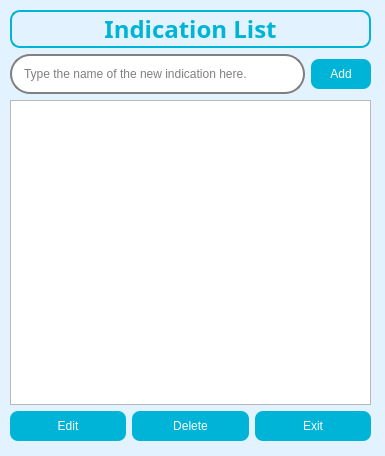
<?xml version="1.0" encoding="UTF-8"?>
<ui version="4.0">
 <class>DlgIndications</class>
 <widget class="QDialog" name="DlgIndications">
  <property name="geometry">
   <rect>
    <x>0</x>
    <y>0</y>
    <width>385</width>
    <height>456</height>
   </rect>
  </property>
  <property name="palette">
   <palette>
    <active>
     <colorrole role="Base">
      <brush brushstyle="SolidPattern">
       <color alpha="255">
        <red>255</red>
        <green>255</green>
        <blue>255</blue>
       </color>
      </brush>
     </colorrole>
     <colorrole role="Window">
      <brush brushstyle="SolidPattern">
       <color alpha="255">
        <red>226</red>
        <green>242</green>
        <blue>255</blue>
       </color>
      </brush>
     </colorrole>
    </active>
    <inactive>
     <colorrole role="Base">
      <brush brushstyle="SolidPattern">
       <color alpha="255">
        <red>255</red>
        <green>255</green>
        <blue>255</blue>
       </color>
      </brush>
     </colorrole>
     <colorrole role="Window">
      <brush brushstyle="SolidPattern">
       <color alpha="255">
        <red>226</red>
        <green>242</green>
        <blue>255</blue>
       </color>
      </brush>
     </colorrole>
    </inactive>
    <disabled>
     <colorrole role="Base">
      <brush brushstyle="SolidPattern">
       <color alpha="255">
        <red>226</red>
        <green>242</green>
        <blue>255</blue>
       </color>
      </brush>
     </colorrole>
     <colorrole role="Window">
      <brush brushstyle="SolidPattern">
       <color alpha="255">
        <red>226</red>
        <green>242</green>
        <blue>255</blue>
       </color>
      </brush>
     </colorrole>
    </disabled>
   </palette>
  </property>
  <property name="windowTitle">
   <string>Indication List</string>
  </property>
  <property name="styleSheet">
   <string notr="true">QPushButton {
	background-color: #00b4d8;
	color: white;
	border-radius: 8px;
	font-family: &quot;Raleway&quot;;
	font: 12px;
}

QPushButton::hover{
	border: 3px solid #0077b6;
}

QLineEdit {
	border: 2px  solid gray;
	border-radius: 20px;
	padding: 10px;
	font-family:  &quot;Raleway&quot;;
	font: 12px;

}

QLabel {
	color: #00b4d8;
	font-family: &quot;Source Sans Pro&quot;;
	font-size: 24px;
	font-weight: bold;
	border: 2px solid #00b4d8;
	border-radius: 10px;

}
</string>
  </property>
  <widget class="QWidget" name="layoutWidget">
   <property name="geometry">
    <rect>
     <x>10</x>
     <y>10</y>
     <width>361</width>
     <height>431</height>
    </rect>
   </property>
   <layout class="QVBoxLayout" name="lytMain">
    <item>
     <widget class="QLabel" name="lblHeader">
      <property name="font">
       <font>
        <family>Source Sans Pro</family>
        <pointsize>-1</pointsize>
        <weight>75</weight>
        <bold>true</bold>
       </font>
      </property>
      <property name="text">
       <string>Indication List</string>
      </property>
      <property name="alignment">
       <set>Qt::AlignCenter</set>
      </property>
     </widget>
    </item>
    <item>
     <layout class="QHBoxLayout" name="lytNewIndication">
      <item>
       <widget class="QLineEdit" name="ledNewIndication">
        <property name="placeholderText">
         <string>Type the name of the new indication here.</string>
        </property>
       </widget>
      </item>
      <item>
       <widget class="QPushButton" name="btnAddIndication">
        <property name="minimumSize">
         <size>
          <width>60</width>
          <height>30</height>
         </size>
        </property>
        <property name="text">
         <string>Add</string>
        </property>
        <property name="icon">
         <iconset resource="../resource.qrc">
          <normaloff>:/img/icon/add.png</normaloff>:/img/icon/add.png</iconset>
        </property>
       </widget>
      </item>
     </layout>
    </item>
    <item>
     <widget class="QListWidget" name="lstIndications"/>
    </item>
    <item>
     <layout class="QHBoxLayout" name="lytBottomButtons">
      <item>
       <widget class="QPushButton" name="btnEditIndication">
        <property name="minimumSize">
         <size>
          <width>0</width>
          <height>30</height>
         </size>
        </property>
        <property name="focusPolicy">
         <enum>Qt::NoFocus</enum>
        </property>
        <property name="text">
         <string>Edit</string>
        </property>
        <property name="icon">
         <iconset resource="../resource.qrc">
          <normaloff>:/img/icon/edit.png</normaloff>:/img/icon/edit.png</iconset>
        </property>
       </widget>
      </item>
      <item>
       <widget class="QPushButton" name="btnDeleteIndication">
        <property name="minimumSize">
         <size>
          <width>0</width>
          <height>30</height>
         </size>
        </property>
        <property name="text">
         <string>Delete</string>
        </property>
        <property name="icon">
         <iconset resource="../resource.qrc">
          <normaloff>:/img/icon/delete.png</normaloff>:/img/icon/delete.png</iconset>
        </property>
       </widget>
      </item>
      <item>
       <widget class="QPushButton" name="btnExit">
        <property name="minimumSize">
         <size>
          <width>0</width>
          <height>30</height>
         </size>
        </property>
        <property name="text">
         <string>Exit</string>
        </property>
       </widget>
      </item>
     </layout>
    </item>
   </layout>
  </widget>
 </widget>
 <resources>
  <include location="../resource.qrc"/>
 </resources>
 <connections/>
</ui>
